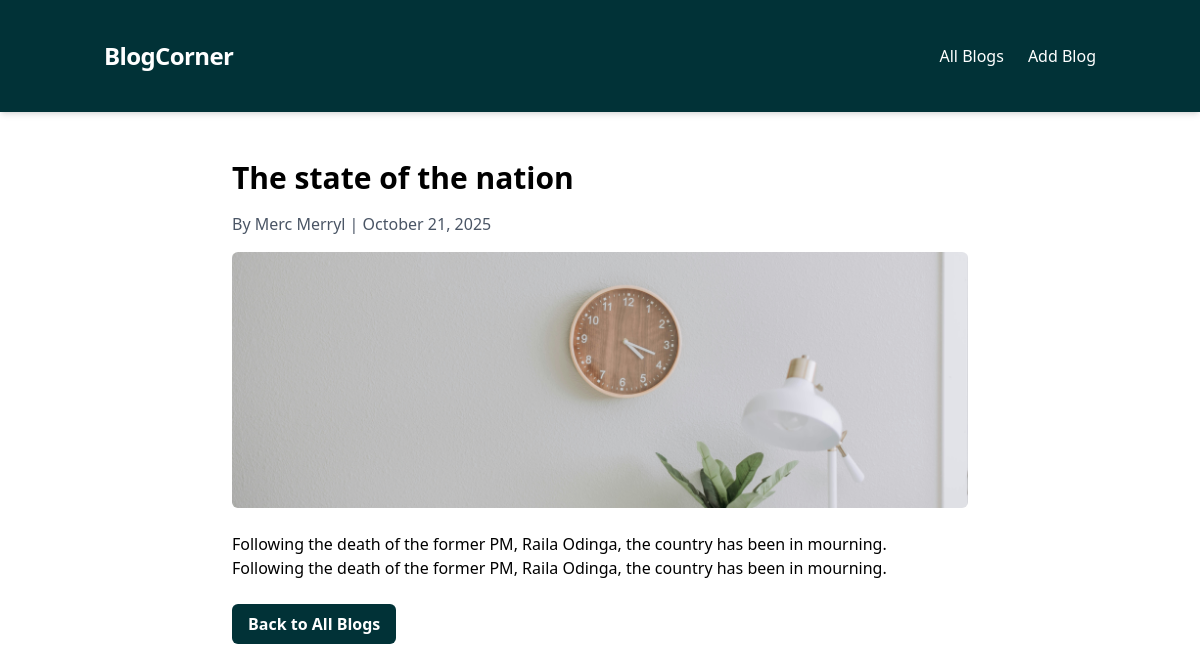
The app's page /blog-detail/7/ with its own data.
### crud_app/models.py (models this page shows, shortened)
class Blog(models.Model):
    title = models.CharField(max_length=100)
    content = models.TextField()
    image=models.ImageField(upload_to='images/',null=True,blank=True)
    author = models.CharField(max_length=50)
    created_at = models.DateTimeField(auto_now_add=True)

### crud_app/views.py (the view)
# urls.py: path('blog-detail/<int:id>/', blog_detail, name='blog-detail'),
def blog_detail(request, id):
    blog = get_object_or_404(Blog, id=id)
    context={'blog': blog}
    return render(request, 'blog-details.html', context)

### crud_app/templates/blog-details.html (shortened to what this page needs)
{% extends 'base.html' %}
{% load static %}
{% block content %}
<div class="container mx-auto px-4 py-6 max-w-3xl">
  <h1 class="text-3xl font-bold mb-4">{{ blog.title }}</h1>
  <p class="text-gray-600 mb-4">By {{ blog.author }} | {{ blog.created_at|date:"F d, Y" }}</p>
  {% if blog.image %}
    <img src="{{ blog.image.url }}" alt="{{ blog.title }}" class="w-full h-64 object-cover rounded-md mb-6">
  {% else %}
    <div class="w-full h-64 bg-[gray-200] rounded-md mb-6 flex items-center justify-center">
      <span class="text-gray-500">No Image was uploaded for this blog</span>
    </div>
  {% endif %}
  <div class="prose prose-lg max-w-none">
    {% autoescape off %}
    <p>{{ blog.content }}</p>
    {% endautoescape %}
    <p>{{ blog.content }}</p>
  </div>
  <a href="/" class="mt-6 inline-block bg-[#013237] text-white font-semibold py-2 px-4 rounded-md hover:bg-[#013247] transition-colors">Back to All Blogs</a>
</div>
{% endblock %}

### records on screen
Blog: title "The state of the nation", author "Merc Merryl", created_at "October 21, 2025", image (picture), content "Following the death of the former PM, Raila Odinga, the country has been in mourning."
